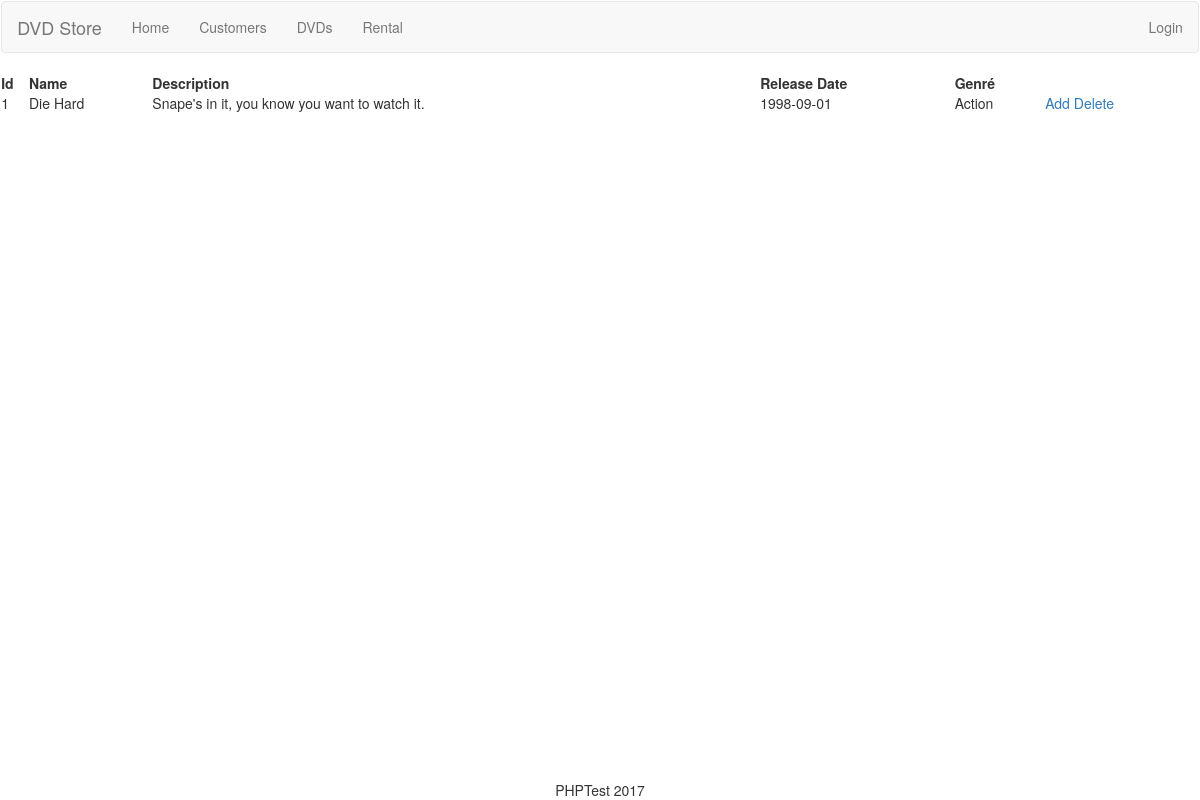
Screenshot of /dvds.php with the database file from the repository.
### tables this page shows
CREATE TABLE `dvd` (
  `id` int(11) NOT NULL,
  `name` varchar(50) NOT NULL,
  `description` varchar(255) NOT NULL,
  `release_date` date NOT NULL,
  `category_id` int(11) NOT NULL
);

CREATE TABLE `category` (
  `id` int(11) NOT NULL,
  `category_name` varchar(255) NOT NULL
);

### dvds.php (called while the page is built, shortened)
<?php
include ("dvdTable.php");

### dbConnect.php (called while the page is built, shortened)
<?php
class dbConnect
{
    private $host, $user, $password, $database, $conn;
    public function __construct($host = "127.0.0.1", $user = "root", $password = "", $database = "dvd_shop")
    {
        $this->host = $host;
        $this->user = $user;
        $this->password = $password;
        $this->database = $database;
        $this->conn = mysqli_connect($this->host, $this->user, $this->password, $this->database);
    }
    public function fetch($query, $where =[], $condition = ' AND ')
    {
        $sql = $this->conn->query($query);
        $result = array();
        while ($row = mysqli_fetch_assoc($sql)) {
            array_push($result, $row);
        }
        return $result;
    }
}

### dvd.php (called while the page is built, shortened)
<?php
class dvdShort
{
    private $id, $name;
    public function __construct($id, $name)
    {
        $this->id = $id;
        $this->name = $name;
    }
    public function getId()
    {
        return $this->id;
    }
    public function getName()
    {
        return $this->name;
    }
}
class dvd extends dvdShort implements JsonSerializable
{
    private $id, $name, $description, $releaseDate, $category_id, $category_name, $count;
    public function __construct($id, $name, $description, $releaseDate, $category_id, $category_name = false, $count = 0)
    {
        $this->description = $description;
        $this->releaseDate = $releaseDate;
        $this->category_name = $category_name;
    }
    public function getDescription()
    {
        return $this->description;
    }
    public function getReleaseDate()
    {
        return $this->releaseDate;
    }
    public function getCategoryName()
    {
        return $this->category_name;
    }
}

### functionsDvd.php (the view, shortened to what this page needs)
<?php
function getDvd()
{
    $dbConnect = new dbConnect();
    $dvd = array();
    $results = $dbConnect->fetch("
        SELECT dvd.id, dvd.name, dvd.description,dvd.release_date, dvd.category_id, category.category_name
        FROM dvd
        INNER JOIN category ON category.id = dvd.category_id;");
    foreach ($results as $key => $value){
        array_push($dvd, new dvd($value['id'], $value['name'], $value['description'],
            $value['release_date'], $value['category_id'], $value['category_name']));
    }
    return $dvd;
}
function dvdTableStart(){
    ?>
<table>
    <tr>
        <th>Id</th>
        <th>Name</th>
        <th>Description</th>
        <th>Release Date</th>
        <th>Genré</th>
        <th>&nbsp;</th>
    </tr>
    <?php
}
    ?>
    <?php
function dvdTableRow($dvdArray)
{
    echo "<tr>
            <td>" . htmlspecialchars($dvdArray->getId()) . "</td>" . "
            <td>" . htmlspecialchars($dvdArray->getName()) . "</td>" . "
            <td>" . htmlspecialchars($dvdArray->getDescription()) . "</td>" . "
            <td>" . htmlspecialchars($dvdArray->getReleaseDate()) . "</td>" . "
            <td>" . htmlspecialchars($dvdArray->getCategoryName()) . "</td>" . "
            <td> <a href='?id=" . htmlspecialchars($dvdArray->getId()) . "&edit=TRUE'>Add</a>
                <a href='?id=" . htmlspecialchars($dvdArray->getId()) . "&remove=TRUE'>Delete</a>
            </td>" . "
         </tr>";
}
function dvdTableEnd(){
    ?>
</table>
    <?php
}

### dvdTable.php (shortened to what this page needs)
<?php
include("functionsDvd.php");
if(!isset($dvdList)){
    $dvdList = getDvd();
}
dvdTableStart();
foreach ($dvdList as $key => $value){
    dvdTableRow($value);
}
dvdTableEnd();

### css/phptest.css (style rules this page uses)
table { width: 100%; margin: auto; }

### rows the page displays
dvd: id "1", name "Die Hard", description "Snape's in it, you know you want to watch it.", release_date "1998-09-01", category.category_name "Action"
